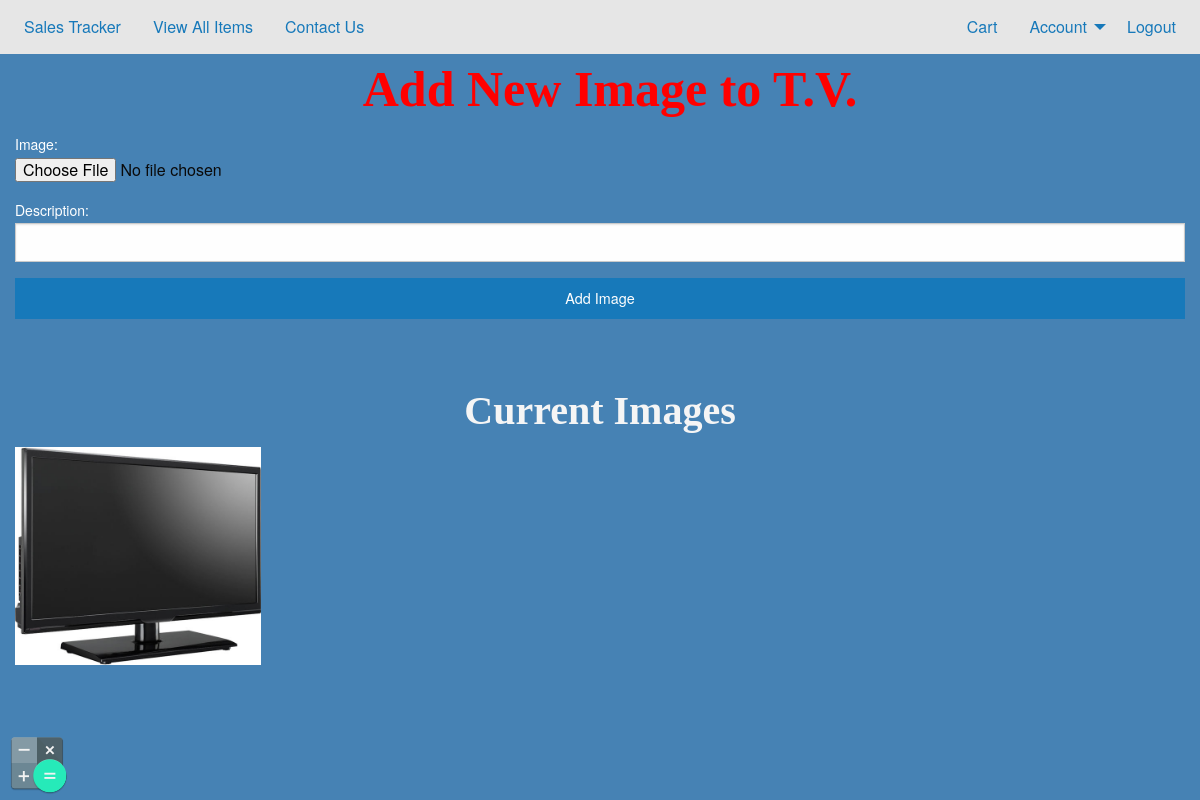
Page /account/add_item_images/1/ (signed in) on the committed database.
### main_app/models.py (models this page shows, shortened)
class Item(models.Model):
	user = models.ForeignKey(
		User,
		on_delete = models.CASCADE,
		null = True
	)
	name = models.CharField(
		max_length = 32
	)
	cost = models.DecimalField(
		max_digits = 12,
		decimal_places = 2,
		default = 0.00
	)
	price = models.DecimalField(
		max_digits = 12,
		decimal_places = 2,
		default = 0.00
	)
	units_purchased = models.IntegerField(
		default = 0
	)
	units_available = models.IntegerField(
		default = 0
	)
	units_previously_sold = models.IntegerField(
		default = 0
	)
	units_sold = models.IntegerField(
		default = 0
	)
	sale_start = models.DateTimeField(
		null = True,
		blank = True
	)
	sale_end = models.DateTimeField(
		null = True,
		blank = True
	)
	discount_start = models.DateTimeField(
		null = True,
		blank = True
	)
	discount_end = models.DateTimeField(
		null = True,
		blank = True
	)
	details = models.TextField()
	date_created = models.DateTimeField(
		auto_now_add = True
	)
	date_updated = models.DateTimeField(
		auto_now = True
	)

class ItemImage(models.Model):
	item = models.ForeignKey(
		Item,
		on_delete = models.CASCADE
	)
	file = models.ImageField(
		upload_to = UserDirectoryPath
	)
	alt = models.CharField(
		max_length = 32
	)

### main_app/views.py (the view)
# urls.py: url(r'^account/add_item_images/(?P<itemID>[0-9]+)/$', views.add_item_images, name="add_item_images"),
@login_required
def add_item_images(request, itemID):
	item = Item.objects.get(id=itemID)
	if request.user == item.user:
		if request.method == 'POST':
			new_image_form = NewImageForm(request.POST, request.FILES)
			if new_image_form.is_valid():
				ItemImage(
					item = item,
					file = new_image_form.cleaned_data.get('file'),
					alt = new_image_form.cleaned_data.get('alt')
				).save()
				return HttpResponseRedirect('/account/user_items/')
		else:
			new_image_form = NewImageForm()
	else:
		return HttpResponseRedirect('/account/')
	context = {
		'form': new_image_form,
		'item': item,
		'item_images': ItemImage.objects.filter(item=item)
	}
	return render(request, 'account/add_item_images.html', context)

### main_app/forms.py
class NewImageForm(forms.ModelForm):
	file = forms.ImageField(
		label = "Image"
	)
	alt = forms.CharField(
		label = "Description"
	)
	class Meta:
		model = ItemImage
		exclude = ['item']

### main_app/context_processors.py (called while the page is built)
def processors(request):
    if request.user.username and not AccountSettings.objects.filter(user=request.user):
        AccountSettings.objects.create(
            user = request.user,
            deny_chat = False,
            online = True,
        )
    deny_chat = "false"
    if request.user.username:
        if request.user.settings.deny_chat:
            deny_chat = "true"
    return {
        'website_name': "Sales Tracker",
        'username': request.user.username,
        'deny_chat': deny_chat
    }

### main_app/templates/account/add_item_images.html (shortened to what this page needs)
{% extends 'base.html' %}
{% block content %}
	<h1 class="text-center">Add New Image to {{ item.name }}</h1>
	<form method="post" action="{% url 'add_item_images' item.id %}" enctype="multipart/form-data">
		{{ form }}
		<input type="submit" value="Add Image" class="button expanded"/>
	</form>
	<br><br>
	<h2 class="text-center">Current Images</h2>
	{% for img in item_images %}
		<img class="img-cont" src="{{ img.file.url }}" alt="{{ img.alt }}">
	{% endfor %}
{% endblock %}

### main_app/static/css/app.css (style rules this page uses)
label { color: white; }
h1 { color: red; font-size: 50px; font-family: "Times New Roman"; font-weight: bold; text-indent: 20px; }
h2 { color: whitesmoke; font-size: 40px; font-family: "Times New Roman"; font-weight: bold; }
body { background: SteelBlue; padding-bottom: 64px; }
.img-cont { width: 23%; padding-right: 2%; }

### rows in the picture
Item: name "T.V."
ItemImage: file (picture)
